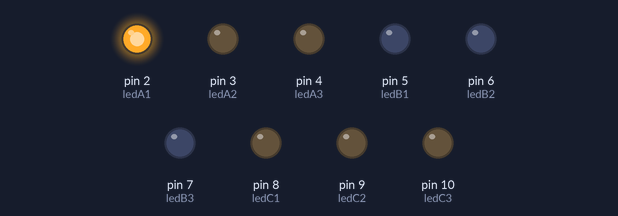
A sketch run on a simulated Arduino Uno, built with avr-gcc and run on an emulated ATmega328P. Shown: output pins drawn as LEDs (lit = HIGH).

Above: at 0.2 s.
At 1.2 s:
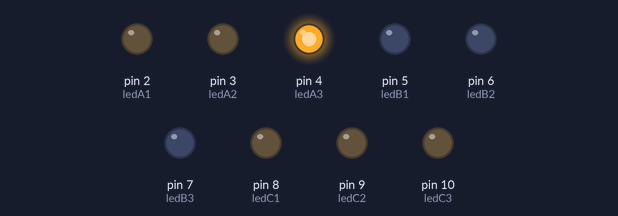
At 1.7 s:
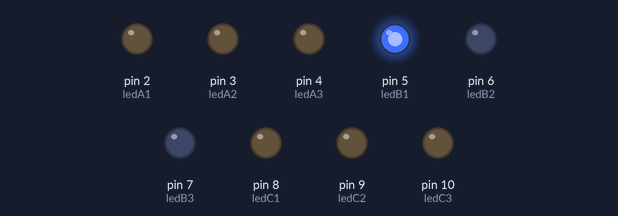
At 2.7 s:
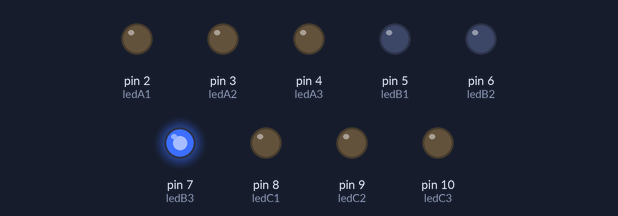
At 3.7 s:
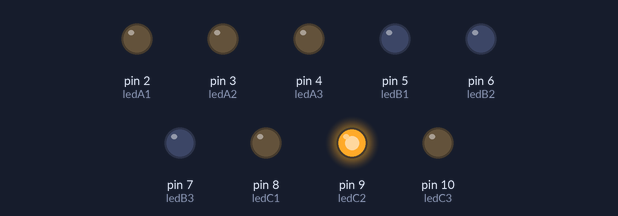
At 5.2 s:
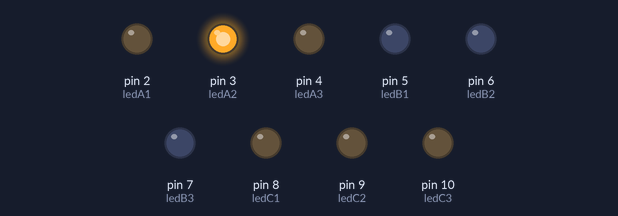
Timing chart, 0 to 5.9 s (numbered marks = the images above):
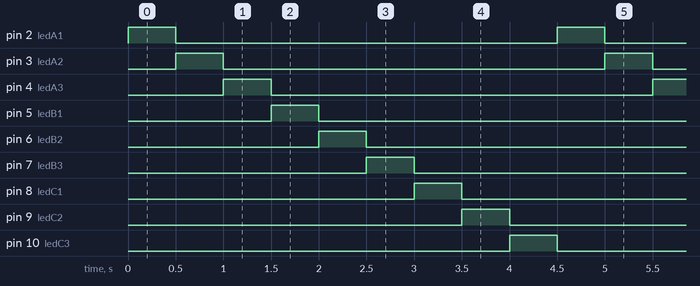

The sketch:

LED_TESTING.ino
```cpp
// Define pin assignments for LEDs
#define ledA1 2
#define ledA2 3
#define ledA3 4

#define ledB1 5
#define ledB2 6
#define ledB3 7

#define ledC1 8
#define ledC2 9
#define ledC3 10

void setup() {
  // Set pin modes for LEDs
  pinMode(ledA1, OUTPUT);
  pinMode(ledA2, OUTPUT);
  pinMode(ledA3, OUTPUT);

  pinMode(ledB1, OUTPUT);
  pinMode(ledB2, OUTPUT);
  pinMode(ledB3, OUTPUT);

  pinMode(ledC1, OUTPUT);
  pinMode(ledC2, OUTPUT);
  pinMode(ledC3, OUTPUT);
}

void loop() {
  // Turn on each LED for 500 milliseconds and then turn off
  digitalWrite(ledA1, HIGH);
  delay(500);
  digitalWrite(ledA1, LOW);

  digitalWrite(ledA2, HIGH);
  delay(500);
  digitalWrite(ledA2, LOW);

  digitalWrite(ledA3, HIGH);
  delay(500);
  digitalWrite(ledA3, LOW);

  digitalWrite(ledB1, HIGH);
  delay(500);
  digitalWrite(ledB1, LOW);

  digitalWrite(ledB2, HIGH);
  delay(500);
  digitalWrite(ledB2, LOW);

  digitalWrite(ledB3, HIGH);
  delay(500);
  digitalWrite(ledB3, LOW);

  digitalWrite(ledC1, HIGH);
  delay(500);
  digitalWrite(ledC1, LOW);

  digitalWrite(ledC2, HIGH);
  delay(500);
  digitalWrite(ledC2, LOW);

  digitalWrite(ledC3, HIGH);
  delay(500);
  digitalWrite(ledC3, LOW);
}
```

Measured:
- by itself, pin 2 (ledA1), pin 3 (ledA2), pin 4 (ledA3), pin 5 (ledB1), pin 6 (ledB2), pin 7 (ledB3), pin 8 (ledC1), pin 9 (ledC2), pin 10 (ledC3): alternates HIGH for 0.50 s and LOW for 4.0 s
- by itself, everything shown: repeats every 4.5 s, in 10 steps
